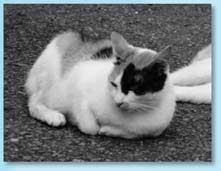
#> input picture gazou3/cat.jpeg, 221 x 171 px
$ python 5.py
#> lines starting #> are read from the running program, lines starting #| are printed output that depends on the picture
import cv2
import numpy as np

# 画像の読み込み
image = cv2.imread("cat.jpeg")
#> image is the input picture: shape (171, 221, 3); mean B, G, R 124, 121.6, 116.8

# 3x3の平均化フィルタ
average_kernel_3x3 = np.ones((3, 3), np.float32) / 9
filtered_image_3x3 = cv2.filter2D(image, -1, average_kernel_3x3)
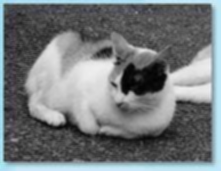
#> filtered_image_3x3: shape (171, 221, 3); mean B, G, R 124, 121.6, 116.8

# 5x5の平均化フィルタ
average_kernel_5x5 = np.ones((5, 5), np.float32) / 25
filtered_image_5x5 = cv2.filter2D(image, -1, average_kernel_5x5)
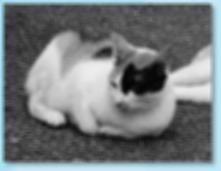
#> filtered_image_5x5: shape (171, 221, 3); mean B, G, R 124, 121.6, 116.8

# 3x3の加重平均化フィルタ
weighted_average_kernel_3x3 = np.array([[1, 2, 1], [2, 4, 2], [1, 2, 1]], np.float32) / 16
filtered_weighted_image_3x3 = cv2.filter2D(image, -1, weighted_average_kernel_3x3)

# 5x5の加重平均化フィルタ
weighted_average_kernel_5x5 = np.array([[1, 4, 6, 4, 1],
                                         [4, 16, 24, 16, 4],
                                         [6, 24, 36, 24, 6],
                                         [4, 16, 24, 16, 4],
                                         [1, 4, 6, 4, 1]], np.float32) / 256
filtered_weighted_image_5x5 = cv2.filter2D(image, -1, weighted_average_kernel_5x5)

# オリジナル画像とフィルタ適用後の画像を表示
cv2.imshow('Original Image', image)
cv2.imshow('3x3 Average Filter', filtered_image_3x3)
cv2.imshow('5x5 Average Filter', filtered_image_5x5)
cv2.imshow('3x3 Weighted Average Filter', filtered_weighted_image_3x3)
cv2.imshow('5x5 Weighted Average Filter', filtered_weighted_image_5x5)

cv2.waitKey(0)
cv2.destroyAllWindows()
